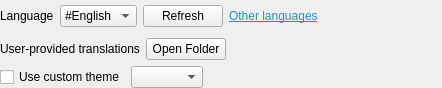
<?xml version="1.0" encoding="UTF-8"?>
<ui version="4.0">
 <class>PrefPaneAppearance</class>
 <widget class="QFrame" name="PrefPaneAppearance">
  <property name="geometry">
   <rect>
    <x>0</x>
    <y>0</y>
    <width>442</width>
    <height>88</height>
   </rect>
  </property>
  <property name="windowTitle">
   <string notr="true"/>
  </property>
  <layout class="QVBoxLayout" name="verticalLayout">
   <property name="leftMargin">
    <number>0</number>
   </property>
   <property name="topMargin">
    <number>0</number>
   </property>
   <property name="rightMargin">
    <number>0</number>
   </property>
   <property name="bottomMargin">
    <number>0</number>
   </property>
   <item>
    <layout class="QHBoxLayout" name="layout1">
     <item>
      <widget class="QLabel" name="labelLocale">
       <property name="text">
        <string>Language</string>
       </property>
      </widget>
     </item>
     <item>
      <widget class="QComboBox" name="comboLocale">
       <property name="sizeAdjustPolicy">
        <enum>QComboBox::AdjustToContents</enum>
       </property>
       <item>
        <property name="text">
         <string notr="true">#English</string>
        </property>
       </item>
      </widget>
     </item>
     <item>
      <widget class="QPushButton" name="buttonRefresh">
       <property name="text">
        <string>Refresh</string>
       </property>
      </widget>
     </item>
     <item>
      <widget class="QLabel" name="labelOtherLanguages">
       <property name="text">
        <string>&lt;html&gt;&lt;head/&gt;&lt;body&gt;&lt;p&gt;&lt;a href=&quot;https://github.com/CanScribe/Abbrevio/wiki/User-provided-translations&quot;&gt;&lt;span style=&quot; text-decoration: underline; color:#258fc0;&quot;&gt;Other languages&lt;/span&gt;&lt;/a&gt;&lt;/p&gt;&lt;/body&gt;&lt;/html&gt;</string>
       </property>
       <property name="openExternalLinks">
        <bool>true</bool>
       </property>
      </widget>
     </item>
     <item>
      <spacer name="spacer1">
       <property name="orientation">
        <enum>Qt::Horizontal</enum>
       </property>
       <property name="sizeHint" stdset="0">
        <size>
         <width>0</width>
         <height>10</height>
        </size>
       </property>
      </spacer>
     </item>
    </layout>
   </item>
   <item>
    <layout class="QHBoxLayout" name="layout2">
     <item>
      <widget class="QLabel" name="labelTranslationFolder">
       <property name="text">
        <string>User-provided translations</string>
       </property>
      </widget>
     </item>
     <item>
      <widget class="QPushButton" name="buttonTranslationFolder">
       <property name="text">
        <string>Open Folder</string>
       </property>
      </widget>
     </item>
     <item>
      <spacer name="spacer2">
       <property name="orientation">
        <enum>Qt::Horizontal</enum>
       </property>
       <property name="sizeHint" stdset="0">
        <size>
         <width>0</width>
         <height>10</height>
        </size>
       </property>
      </spacer>
     </item>
    </layout>
   </item>
   <item>
    <layout class="QHBoxLayout" name="layout3">
     <property name="topMargin">
      <number>0</number>
     </property>
     <item>
      <widget class="QCheckBox" name="checkUseCustomTheme">
       <property name="text">
        <string>Use custom theme</string>
       </property>
      </widget>
     </item>
     <item>
      <widget class="QComboBox" name="comboTheme">
       <property name="sizeAdjustPolicy">
        <enum>QComboBox::AdjustToContents</enum>
       </property>
      </widget>
     </item>
     <item>
      <spacer name="spacer3">
       <property name="orientation">
        <enum>Qt::Horizontal</enum>
       </property>
       <property name="sizeHint" stdset="0">
        <size>
         <width>0</width>
         <height>10</height>
        </size>
       </property>
      </spacer>
     </item>
    </layout>
   </item>
  </layout>
 </widget>
 <resources/>
 <connections/>
</ui>
